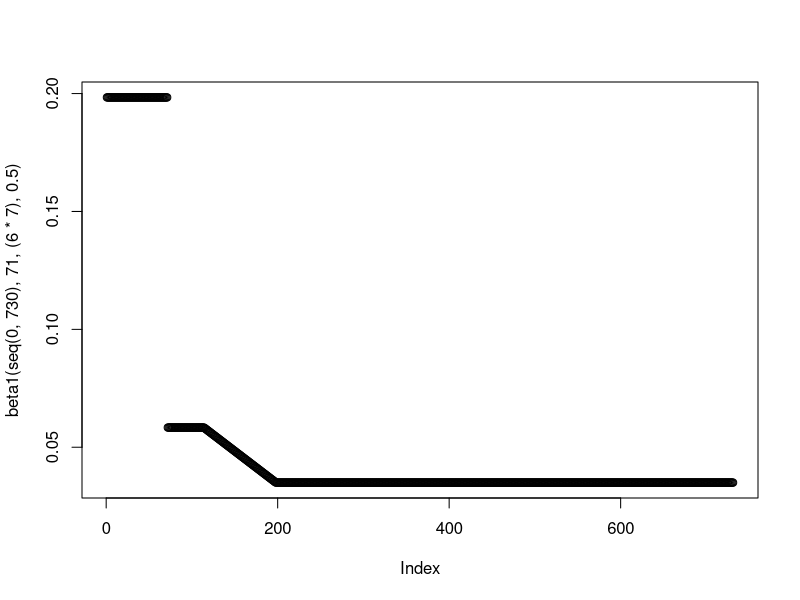
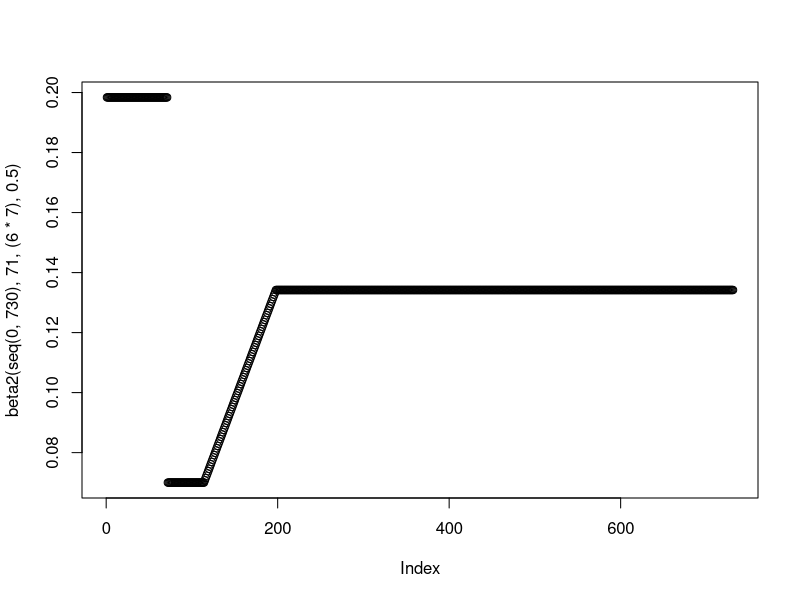
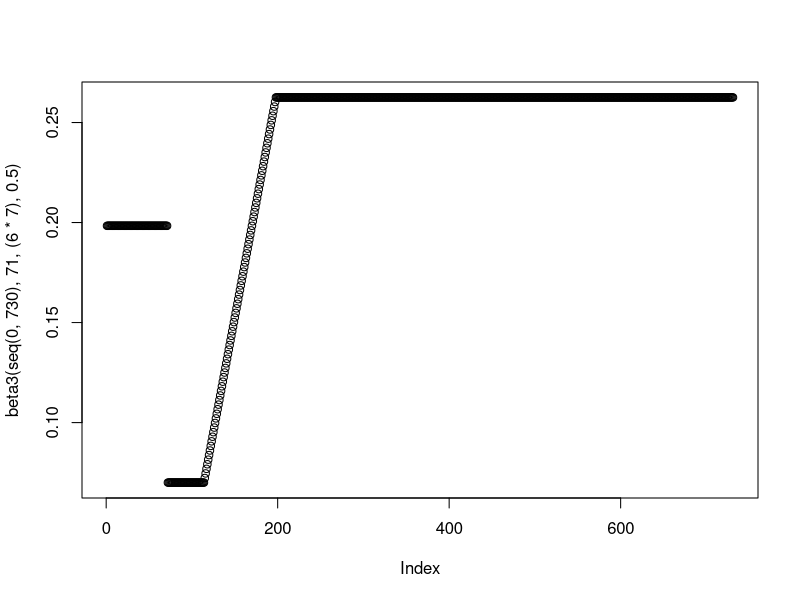
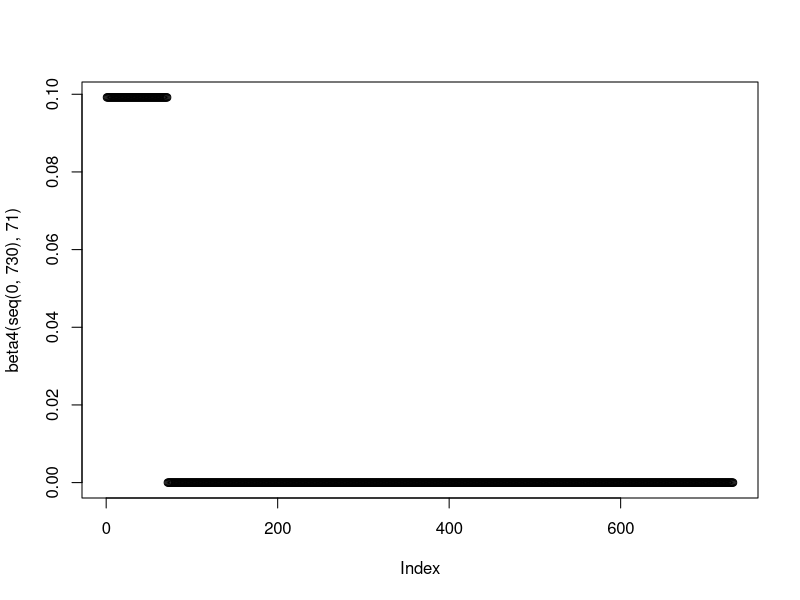
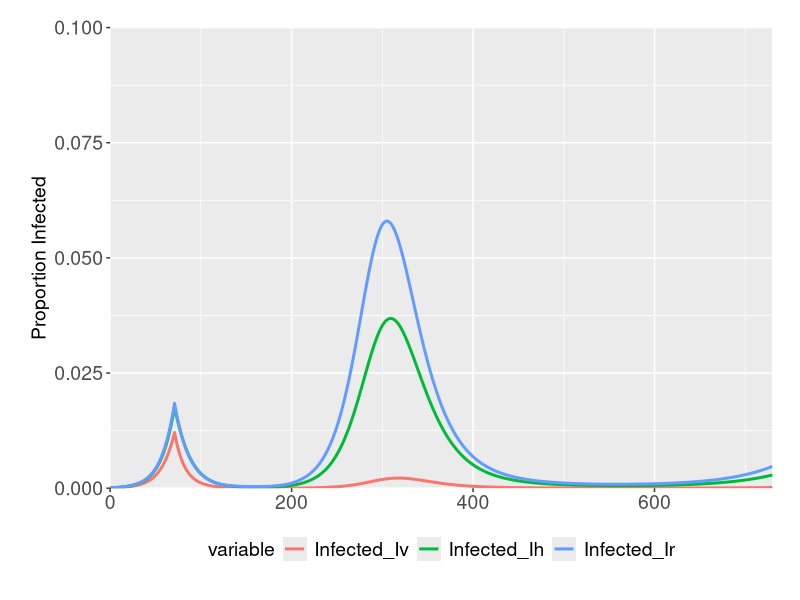
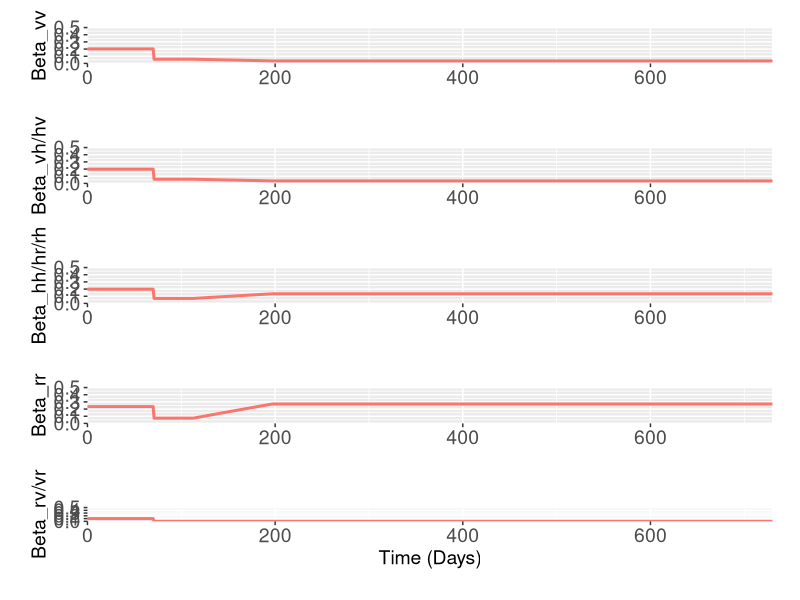

Write the R code that produced these figures, in order.
rm(list=ls())
library("deSolve"); library("ggplot2"); library("ggpubr"); library("reshape2"); library("dplyr"); library("RColorBrewer")

#### Model Functions ####

#Function for the generation time/(1/gamma) parameter
GenTime <- function(T2, R0) {
  G = T2 * ((R0-1)/log(2))
  return(G)
}

#Function to model intervention - currently set at baseline - added additional functionality to it
beta1 <- function(time, tstart1, tdur, scaling) {
  beta1_2 <- (0.6*(1/(GenTime(3.3,2.8)))) * (1-scaling)
  betalin <- approxfun(x=c(tstart1+tdur, tstart1+tdur+(12*7)), y = c(0.5*(1/(GenTime(3.3,2.8))), beta1_2), method="linear", rule  =2)
  ifelse((time >= tstart1 & time <= tstart1+tdur), #Phase 2
         0.5*(1/(GenTime(3.3,2.8))),
         ifelse((time >= tstart1+tdur & time <= tstart1+tdur+(12*7)), #Phase 3
                betalin(time),
                ifelse((time >= tstart1+tdur+(12*7) & time <= 730),
                       beta1_2,
                       1.7*(1/(GenTime(3.3,2.8))))))}

plot(beta1(seq(0,730), 71, (6*7), 0.5))

beta2 <- function(time, tstart1, tdur, scaling) {
  beta1_2 <- (1.7*(1/(GenTime(3.3,2.8))) - ((1.7*(1/(GenTime(3.3,2.8))) - 0.6*(1/(GenTime(3.3,2.8))))*scaling))
  betalin <- approxfun(x=c(tstart1+tdur, tstart1+tdur+(12*7)), y = c(0.6*(1/(GenTime(3.3,2.8))), beta1_2), method="linear", rule  =2)
  ifelse((time >= tstart1 & time <= tstart1+tdur), #Phase 2
         0.6*(1/(GenTime(3.3,2.8))),
         ifelse((time >= tstart1+tdur & time <= tstart1+tdur+(12*7)), #Phase 3
                betalin(time),
                ifelse((time >= tstart1+tdur+(12*7) & time <= 730),
                       beta1_2,
                       1.7*(1/(GenTime(3.3,2.8))))))}

plot(beta2(seq(0,730), 71, (6*7), 0.5))

beta3 <- function(time, tstart1, tdur, scaling) {
  beta1_2 <- (2.8*(1/(GenTime(3.3,2.8))) - ((2.8*(1/(GenTime(3.3,2.8))) - 1.7*(1/(GenTime(3.3,2.8))))*scaling))
  betalin <- approxfun(x=c(tstart1+tdur, tstart1+tdur+(12*7)), y = c(0.6*(1/(GenTime(3.3,2.8))), beta1_2), method="linear", rule  =2)
  ifelse((time >= tstart1 & time <= tstart1+tdur), #Phase 2
         0.6*(1/(GenTime(3.3,2.8))),
         ifelse((time >= tstart1+tdur & time <= tstart1+tdur+(12*7)), #Phase 3
                betalin(time),
                ifelse((time >= tstart1+tdur+(12*7) & time <= 730),
                       beta1_2,
                       1.7*(1/(GenTime(3.3,2.8))))))}

plot(beta3(seq(0,730), 71, (6*7), 0.5))

beta4 <- function(time, tstart1) {
  ifelse((time >= tstart1 & time <= 730), #Phase 2
         0, 
         0.85*(1/(GenTime(3.3,2.8)))
  )
}

plot(beta4(seq(0,730), 71))

#Function for Shielded/non-Shielded Pop
SIRS <- function(time, state, parameters) {
  with(as.list(c(state, parameters)), {
    dSv = - beta1(time,tstart1,tdur,scaling) * (
         (1 + delta1*(beta1(time,tstart1,tdur,scaling) + beta1(time,tstart1,tdur,scaling)) * 
                                           ((f_v*f_v)/ (f_v*f_v + f_r*f_r)))) * Iv*Sv - 
      beta1(time,tstart1,tdur,scaling)*Ih*Sv -
      beta4(time,tstart1)*Ir*Sv + zeta*Rv
    
    dSh = - beta2(time,tstart1,tdur,scaling)*Ih*Sh - 
      beta2(time,tstart1,tdur,scaling)*Ir*Sh -
      beta1(time,tstart1,tdur,scaling)*Iv*Sh + zeta*Rh
    
    dSr = - beta3(time,tstart1,tdur,scaling) * (
         (1 + delta1*(beta1(time,tstart1,tdur,scaling) + beta1(time,tstart1,tdur,scaling)) *
                                          ((f_r*f_r)/ (f_v*f_v + f_r*f_r)))) * Ir*Sr - 
      beta2(time,tstart1,tdur,scaling)*Ih*Sr -
      beta4(time,tstart1)*Iv*Sr + zeta*Rr
    
    
    dIv = beta1(time,tstart1,tdur,scaling) * (
      (1+delta1*(beta1(time,tstart1,tdur,scaling) + beta1(time,tstart1,tdur,scaling)) * 
                                           ((f_v*f_v)/ (f_v*f_v + f_r*f_r)))) * Iv*Sv  + 
      beta1(time,tstart1,tdur,scaling)*Ih*Sv +
      beta4(time,tstart1)*Ir*Sv - gamma*Iv
    
    dIh = beta2(time,tstart1,tdur,scaling)*Ih*Sh + 
      beta2(time,tstart1,tdur,scaling)*Ir*Sh +
      beta1(time,tstart1,tdur,scaling)*Iv*Sh - gamma*Ih
    
    dIr = beta3(time,tstart1,tdur,scaling) * (
      (1+delta1*(beta1(time,tstart1,tdur,scaling) + beta1(time,tstart1,tdur,scaling)) *
                                          ((f_r*f_r)/ (f_v*f_v + f_r*f_r)))) * Ir*Sr +
      beta2(time,tstart1,tdur,scaling)*Ih*Sr +
      beta4(time,tstart1)*Iv*Sr - gamma*Ir
    
    
    dRv = gamma*Iv - zeta*Rv
    dRh = gamma*Ih - zeta*Rh
    dRr = gamma*Ir - zeta*Rr
    return(list(c(dSv, dSh, dSr, dIv, dIh, dIr, dRv, dRh, dRr)))
  })
}

#### Testing the Model Structure + Obtaining Specific Information from Model Runs ####

#Initial Conditions and Times

init <- c(Sv = 0.2 - (0.0001*0.2), Sh = 0.2 - (0.0001*0.2), Sr = 0.6 - (0.0001*0.6), 
          Iv = 0.0001*0.2, Ih = 0.0001*0.2, Ir = 0.0001*0.6, 
          Rv= 0, Rh = 0, Rr = 0)

time <- seq(0,730,by = 1)
parms = c(gamma = 1/(GenTime(3.3,2.8)), 
          zeta = 1/365,
          tstart1 = 71, 
          tdur = 6*7,
          scaling = 0.5,
          delta1 = 0.5,
          f_r = 0.6,
          f_v = 0.2,
          f_h = 0.2) #CAN VARY THIS - DEPENDING ON FACTOR EXPLORED

gamma = 1/(GenTime(3.3,2.8)); zeta = 1/365; tstart1 = 71; tdur = 6*7; scaling = 0.5; delta1 = 0.5; f_r = 0.6; f_v = 0.2; f_h = 0.2

out1 <- data.frame(ode(y = init, func = SIRS, times = time, parms = parms))

out1$Sv <- out1$Sv/0.20; out1$Sh <- out1$Sh/0.2; out1$Sr <- out1$Sr/0.60
out1$Iv <- out1$Iv/0.20; out1$Ih <- out1$Ih/0.2; out1$Ir <- out1$Ir/0.60
out1$Rv <- out1$Rv/0.20; out1$Rh <- out1$Rh/0.2; out1$Rr <- out1$Rr/0.60

out1$Betavv <- beta1(time,tstart1,tdur,scaling) * (1 + delta1*(beta1(time,tstart1,tdur,scaling) + beta1(time,tstart1,tdur,scaling)) * 
     ((f_v*f_v)/ (f_v*f_v + f_r*f_r))) #VARY THIS ASWELL
out1$Betavh_hv <- beta1(seq(0,730), 71, (6*7), 0.5)
out1$Betahh_hr_rh <- beta2(seq(0,730), 71, (6*7), 0.5)
out1$Betarr <- beta3(time,tstart1,tdur,scaling) * (1+delta1*(beta1(time,tstart1,tdur,scaling) + beta1(time,tstart1,tdur,scaling)) * ((f_r*f_r)/ (f_v*f_v + f_r*f_r))) 
out1$Betarv_vr <- beta4(seq(0,730), 71)

colnames(out1) <- c("Time", "Suscv", "Susch", "Suscnv", "Infected_Iv", "Infected_Ih", "Infected_Ir", 
                    "Recovv", "Recovh", "Recovnv", "Betavv", "Beta1vh_hv", "Betahh_hr_rh", "Betarr", "Betarv_vr")

statsinfecv <- melt(out1, id.vars = c("Time"), measure.vars = c("Infected_Iv", "Infected_Ih", "Infected_Ir"))
statsbeta1 <- melt(out1, id.vars =  c("Time"), measure.vars = c("Betavv"))
statsbeta2 <- melt(out1, id.vars =  c("Time"), measure.vars = c("Beta1vh_hv"))
statsbeta3 <- melt(out1, id.vars =  c("Time"), measure.vars = c("Betahh_hr_rh"))
statsbeta4 <- melt(out1, id.vars =  c("Time"), measure.vars = c("Betarr"))
statsbeta5 <- melt(out1, id.vars =  c("Time"), measure.vars = c("Betarv_vr"))

#### Aggregated Plots ####
ggplot(data = statsinfecv, aes(x = (Time), y = value, col = variable)) + geom_line(size = 1.02, stat = "identity") +
  labs(x ="Time (Days)", y = "Proportion Infected") + scale_y_continuous(limits = c(0,0.1),  expand = c(0,0)) +
  theme(legend.position = "bottom", legend.title = element_text(size=14), legend.text=element_text(size=14),  axis.text=element_text(size=14),
        axis.title.y=element_text(size=14),axis.title.x= element_blank(), 
        legend.spacing.x = unit(0.3, 'cm'), plot.margin=unit(c(0.7,0.7,0.8,0.8),"cm")) + scale_x_continuous(expand = c(0, 0))

pbeta1 <- ggplot(data = statsbeta1, aes(x = (Time), y = value, col = variable)) + geom_line(size = 1.02, stat = "identity") +
  labs(x ="Time (Days)", y = "Beta_vv") + scale_y_continuous(limits = c(0,0.5),  expand = c(0,0)) +
  theme(legend.position = "none", legend.title = element_text(size=14), legend.text=element_text(size=14),  axis.text=element_text(size=14),
        axis.title.y=element_text(size=14),axis.title.x= element_blank(), 
        legend.spacing.x = unit(0.3, 'cm'), plot.margin=unit(c(0.7,0.7,0.8,0.8),"cm")) + scale_x_continuous(expand = c(0, 0)) 

pbeta2 <- ggplot(data = statsbeta2, aes(x = (Time), y = value, col = variable)) + geom_line(size = 1.02, stat = "identity") +
  labs(x ="Time (Days)", y = "Beta_vh/hv") + scale_y_continuous(limits = c(0,0.5),  expand = c(0,0)) +
  theme(legend.position = "none", legend.title = element_text(size=14), legend.text=element_text(size=14),  axis.text=element_text(size=14),
        axis.title.y=element_text(size=14),axis.title.x= element_blank(), 
        legend.spacing.x = unit(0.3, 'cm'), plot.margin=unit(c(0.7,0.7,0.8,0.8),"cm")) + scale_x_continuous(expand = c(0, 0)) 

pbeta3 <- ggplot(data = statsbeta3, aes(x = (Time), y = value, col = variable)) + geom_line(size = 1.02, stat = "identity") +
  labs(x ="Time (Days)", y = "Beta_hh/hr/rh") + scale_y_continuous(limits = c(0,0.5),  expand = c(0,0)) +
  theme(legend.position = "none", legend.title = element_text(size=14), legend.text=element_text(size=14),  axis.text=element_text(size=14),
        axis.title.y=element_text(size=14),axis.title.x= element_blank(), 
        legend.spacing.x = unit(0.3, 'cm'), plot.margin=unit(c(0.7,0.7,0.8,0.8),"cm")) + scale_x_continuous(expand = c(0, 0)) 

pbeta4 <- ggplot(data = statsbeta4, aes(x = (Time), y = value, col = variable)) + geom_line(size = 1.02, stat = "identity") +
  labs(x ="Time (Days)", y = "Beta_rr") + scale_y_continuous(limits = c(0,0.5),  expand = c(0,0)) +
  theme(legend.position = "none", legend.title = element_text(size=14), legend.text=element_text(size=14),  axis.text=element_text(size=14),
        axis.title.y=element_text(size=14),axis.title.x= element_blank(), 
        legend.spacing.x = unit(0.3, 'cm'), plot.margin=unit(c(0.7,0.7,0.8,0.8),"cm")) + scale_x_continuous(expand = c(0, 0)) 

pbeta5 <- ggplot(data = statsbeta5, aes(x = (Time), y = value, col = variable)) + geom_line(size = 1.02, stat = "identity") +
  labs(x ="Time (Days)", y = "Beta_rv/vr") + scale_y_continuous(limits = c(0,0.5),  expand = c(0,0)) +
  theme(legend.position = "none", legend.title = element_text(size=14), legend.text=element_text(size=14),  axis.text=element_text(size=14),
        axis.title.y=element_text(size=14),axis.title.x= element_text(size=14), 
        legend.spacing.x = unit(0.3, 'cm'), plot.margin=unit(c(0.7,0.7,0.8,0.8),"cm")) + scale_x_continuous(expand = c(0, 0)) 

ggarrange(pbeta1, pbeta2, pbeta3, pbeta4, pbeta5, nrow = 5, ncol = 1, heights = c(0.2, 0.2, 0.2, 0.2, 0.2)) 
